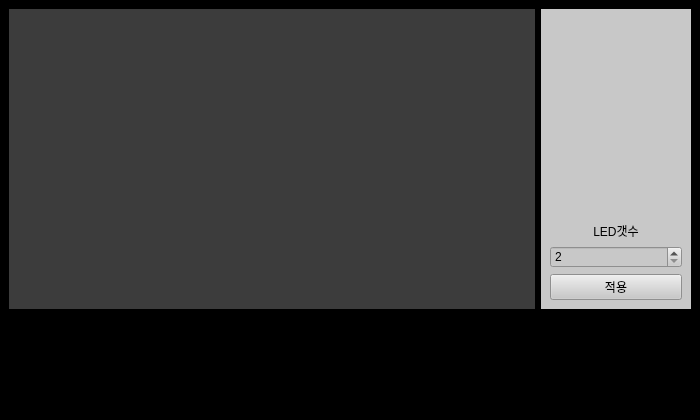
<?xml version="1.0" encoding="UTF-8"?>
<ui version="4.0">
 <class>MainWindow</class>
 <widget class="QMainWindow" name="MainWindow">
  <property name="geometry">
   <rect>
    <x>0</x>
    <y>0</y>
    <width>700</width>
    <height>420</height>
   </rect>
  </property>
  <property name="minimumSize">
   <size>
    <width>700</width>
    <height>420</height>
   </size>
  </property>
  <property name="windowTitle">
   <string>MainWindow</string>
  </property>
  <property name="styleSheet">
   <string notr="true">background-color: rgb(0, 0, 0);</string>
  </property>
  <widget class="QWidget" name="centralwidget">
   <layout class="QGridLayout" name="gridLayout">
    <item row="0" column="0">
     <widget class="QFrame" name="screen_display">
      <property name="sizePolicy">
       <sizepolicy hsizetype="Preferred" vsizetype="MinimumExpanding">
        <horstretch>0</horstretch>
        <verstretch>0</verstretch>
       </sizepolicy>
      </property>
      <property name="minimumSize">
       <size>
        <width>500</width>
        <height>300</height>
       </size>
      </property>
      <property name="styleSheet">
       <string notr="true">background-color: rgb(60, 60, 60);</string>
      </property>
      <property name="frameShape">
       <enum>QFrame::NoFrame</enum>
      </property>
      <property name="frameShadow">
       <enum>QFrame::Plain</enum>
      </property>
      <property name="lineWidth">
       <number>2</number>
      </property>
      <layout class="QGridLayout" name="gridLayout_2">
       <item row="0" column="0">
        <widget class="QLabel" name="display_view">
         <property name="lineWidth">
          <number>0</number>
         </property>
         <property name="text">
          <string/>
         </property>
        </widget>
       </item>
      </layout>
     </widget>
    </item>
    <item row="0" column="1">
     <widget class="QFrame" name="frame_2">
      <property name="sizePolicy">
       <sizepolicy hsizetype="Preferred" vsizetype="MinimumExpanding">
        <horstretch>0</horstretch>
        <verstretch>0</verstretch>
       </sizepolicy>
      </property>
      <property name="minimumSize">
       <size>
        <width>150</width>
        <height>300</height>
       </size>
      </property>
      <property name="maximumSize">
       <size>
        <width>150</width>
        <height>16777215</height>
       </size>
      </property>
      <property name="styleSheet">
       <string notr="true">background-color: rgb(200, 200, 200);</string>
      </property>
      <property name="frameShape">
       <enum>QFrame::NoFrame</enum>
      </property>
      <property name="frameShadow">
       <enum>QFrame::Raised</enum>
      </property>
      <layout class="QVBoxLayout" name="verticalLayout">
       <item>
        <spacer name="verticalSpacer">
         <property name="orientation">
          <enum>Qt::Vertical</enum>
         </property>
         <property name="sizeType">
          <enum>QSizePolicy::MinimumExpanding</enum>
         </property>
         <property name="sizeHint" stdset="0">
          <size>
           <width>20</width>
           <height>1</height>
          </size>
         </property>
        </spacer>
       </item>
       <item>
        <widget class="QLabel" name="label">
         <property name="text">
          <string>LED갯수</string>
         </property>
         <property name="alignment">
          <set>Qt::AlignCenter</set>
         </property>
        </widget>
       </item>
       <item>
        <widget class="QSpinBox" name="LED_amount">
         <property name="minimum">
          <number>2</number>
         </property>
         <property name="maximum">
          <number>40</number>
         </property>
        </widget>
       </item>
       <item>
        <widget class="QPushButton" name="apply_bt">
         <property name="text">
          <string>적용</string>
         </property>
        </widget>
       </item>
      </layout>
     </widget>
    </item>
    <item row="1" column="0" colspan="2">
     <widget class="QFrame" name="frame_3">
      <property name="minimumSize">
       <size>
        <width>0</width>
        <height>100</height>
       </size>
      </property>
      <property name="maximumSize">
       <size>
        <width>16777215</width>
        <height>100</height>
       </size>
      </property>
      <property name="frameShape">
       <enum>QFrame::StyledPanel</enum>
      </property>
      <property name="frameShadow">
       <enum>QFrame::Raised</enum>
      </property>
     </widget>
    </item>
   </layout>
  </widget>
 </widget>
 <resources/>
 <connections/>
</ui>
